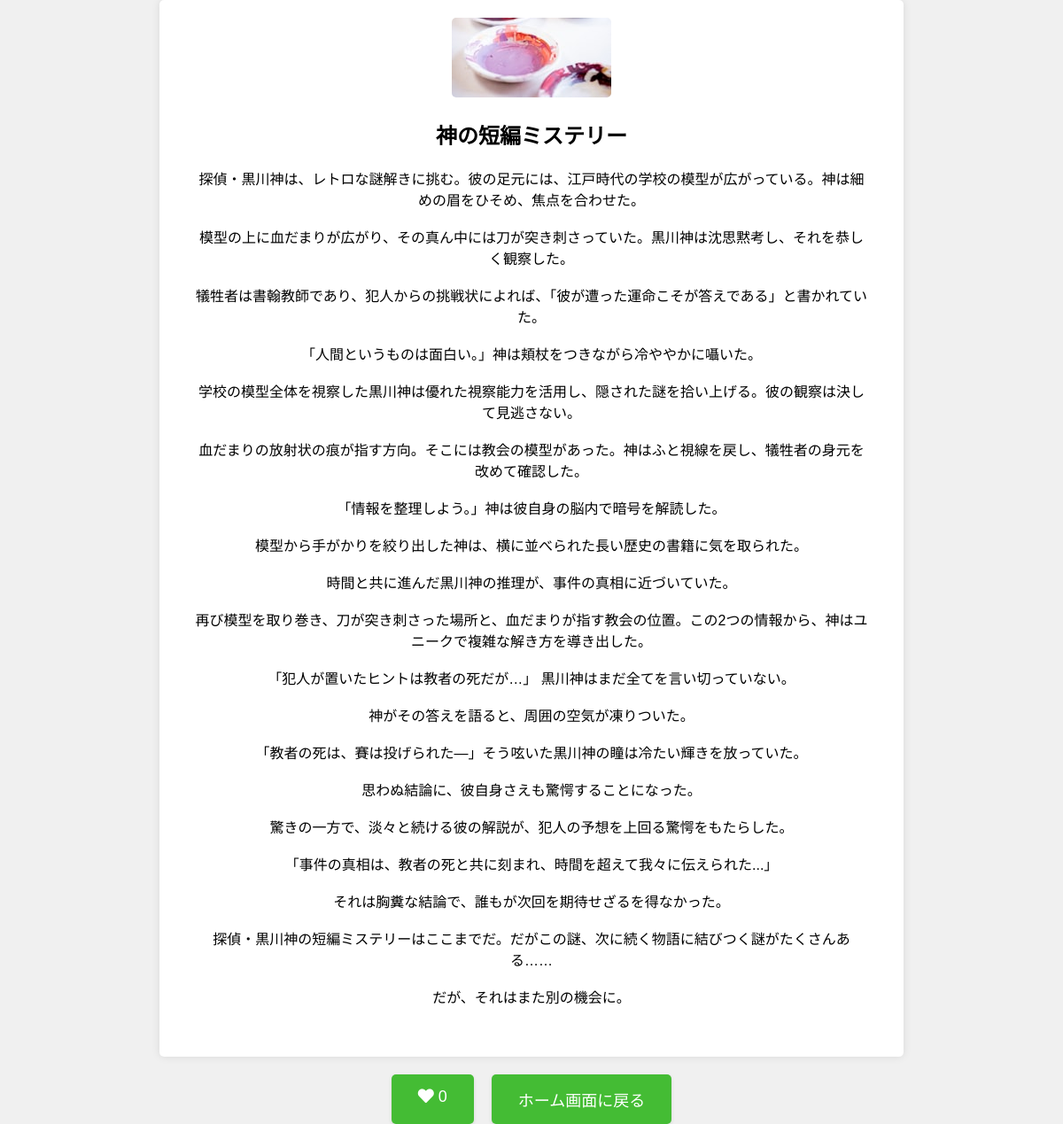
Page /1/detail/ on the committed database.
### story_app/models.py (models this page shows, shortened)
class Novel(models.Model):
    genre = models.TextField()
    where = models.TextField()
    when = models.TextField()
    content = models.TextField()
    title = models.TextField()
    image = models.ForeignKey(NovelImage, on_delete=models.SET_NULL, null=True, blank=True)
    like = models.IntegerField(default=0)
    created_at = models.DateTimeField(default=timezone.now)  # 生成された時間を記録するフィールド
    embedding_content =models.TextField()

class NovelImage(models.Model):
    image_text = models.CharField(max_length=200)
    image = models.ImageField(upload_to='novel_images/')

### story_app/views.py (the view)
# urls.py: path('<int:novel_id>/detail/', views.detail, name='detail'),
def detail(request, novel_id):
    try:
        novel = Novel.objects.get(pk=novel_id)
        another_novel =[]
        for i in Novel.objects.all():
            if(i.title!=novel.title):
                another_novel.append({
                                      "title":i.title,
                                      "embedding":i.embedding_content,
                                      "relation":cosine_similarity(ast.literal_eval(i.embedding_content),ast.literal_eval(novel.embedding_content))
                                      })
    except Novel.DoesNotExist:
        raise Http404("Novel does not exist")
    context = {
        "novel": novel,
    }
    return render(request, "story_app/detail.html", context)

### story_app/templates/story_app/detail.html (shortened to what this page needs)
{% load static %}
<!DOCTYPE html>
<html lang="ja">
<head>
    <link rel="stylesheet" href="{% static 'story_app/css/detail.css' %}">
    <link rel="stylesheet" href="https://cdnjs.cloudflare.com/ajax/libs/font-awesome/5.15.3/css/all.min.css">
</head>
<body>
    <div class="container">
        <img src="{{ novel.image.image.url }}" alt="{{ novel.title }}" class="cover-image">
        <div class="novel-info">
            <h1 class="novel-title">{{ novel.title }}</h1>
            <p class="novel-content">{{ novel.content|linebreaksbr }}</p>
        </div>
    </div>
    <div class="button-container">
        <a href="{% url 'story_app:like' novel.id %}" class="button like-button">
            <i class="fas fa-heart"></i>
            {{ novel.like }}
        </a>
        <a href="{% url 'story_app:index' %}" class="button return-button">
            ホーム画面に戻る
        </a>
    </div>
</body>
</html>

### story_app/static/story_app/css/detail.css (style rules this page uses)
body { font-family: Arial, sans-serif; background-color: #f0f0f0; margin: 0; padding: 0; }
.container { max-width: 800px; margin: 0 auto; padding: 20px; background-color: #fff; border-radius: 5px; box-shadow: 0px 0px 10px rgba(0, 0, 0, 0.1); text-align: center; }
.cover-image { max-width: 100%; height: auto; border-radius: 5px; }
.novel-info { padding: 20px; }
.novel-title { font-size: 24px; margin-top: 0; text-align: center; }
.novel-content { font-size: 16px; margin-top: 20px; }
.return-button { background-color: #44bc34; color: #fff; padding: 15px 30px; border: none; border-radius: 5px; font-size: 18px; cursor: pointer; text-decoration: none; display: inline-block; transition: background-color 0.3s ease; outline: none; box-shadow: 0px 2px 4px rgba(0, 0, 0, 0.1); }
.button-container { display: flex; justify-content: center; margin-top: 20px; }
.button { background-color: #44bc34; color: #fff; padding: 15px 30px; border: none; border-radius: 5px; font-size: 18px; cursor: pointer; text-decoration: none; transition: background-color 0.3s ease; outline: none; box-shadow: 0px 2px 4px rgba(0, 0, 0, 0.1); display: inline-block; margin: 0 10px; }

### rows in the picture
Novel: image.image (picture), title "神の短編ミステリー", content "探偵・黒川神は、レトロな謎解きに挑む。彼の足元には、江戸時代の学校の模型が広がっている。神は細めの眉をひそめ、焦点を合わせた。 模型の上に血だまりが広がり、その真ん中には刀が突き刺さっていた。黒川神は沈思黙考し、それを恭しく観察した。 犠牲者は書翰教師であり、犯人からの挑戦状によれば、「彼が遭った運命こそが答えである」と書かれていた。 「人間というものは面白い。」神は頬杖をつきながら冷ややかに囁いた。 学校の模型全体を視察した黒川神は優れた視察能力を活用し、隠された謎を拾い上げる。彼の観察は決して見逃さない。 血だまりの放射状の痕が指す方向。そこには教会の模型があった。神はふと視線を戻し、犠牲者の身元を改めて確認した。 「情報を整理しよう。」神は彼自身の脳内で暗号を解読した。 模型から手がかりを絞り出した神は、横に並べられた長い歴史の書籍に気を取られた。 時間と共に進んだ黒川神の推理が、事件の真相に近づいていた。 再び模型を取り巻き、刀が突き刺さった場所と、血だまりが指す教会の位置。この2つの情報から、神はユニークで複雑な解き方を導き出した。 「犯人が置いたヒントは教者の死だが…」 黒川神はまだ全てを言い切っていない。 神がその答えを語ると、周囲の空気が凍りついた。 「教者の死は、賽は投げられた―」そう呟いた黒川神の瞳は冷たい輝きを放っていた。 思わぬ結論に、彼自身さえも驚愕することになった。 驚きの一方で、淡々と続ける彼の解説が、犯人の予想を上回る驚愕をもたらした。 「事件の真相は、教者の死と共に刻まれ、時間を超えて我々に伝えられた...」…", like "0"
